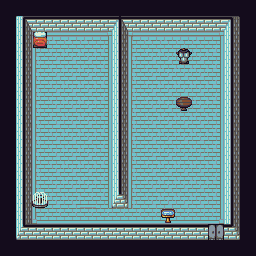

This game map was drawn from its Tiled (.tmx) file and the tilesets committed beside it. A one-line description and the trimmed map source follow:
An orthogonal 16x16 tile map with 16x16 px tiles, 2 tile layers (base, objects), 1 hidden layer not drawn, 6 tilesets and 2 objects (teleport, spawn).

<map version="1.4" tiledversion="1.4.2" orientation="orthogonal" renderorder="right-down" width="16" height="16" tilewidth="16" tileheight="16" infinite="0" nextlayerid="7" nextobjectid="11">
 <editorsettings>
  <export target="map.lua" format="lua" />
 </editorsettings>
 <tileset firstgid="1" name="Wall" tilewidth="16" tileheight="16" tilecount="1020" columns="20">
  <image source="Wall.png" width="320" height="816" />
 </tileset>
 <tileset firstgid="1021" name="Floor" tilewidth="16" tileheight="16" tilecount="819" columns="21">
  <image source="Floor.png" width="336" height="624" />
 </tileset>
 <tileset firstgid="1840" name="Decor0" tilewidth="16" tileheight="16" tilecount="176" columns="8">
  <image source="Decor0.png" width="128" height="352" />
 </tileset>
 <tileset firstgid="2016" name="Key" tilewidth="16" tileheight="16" tilecount="8" columns="8">
  <image source="Key.png" width="128" height="16" />
 </tileset>
 <tileset firstgid="2024" name="Chest0" tilewidth="16" tileheight="16" tilecount="24" columns="8">
  <image source="Chest0.png" width="128" height="48" />
 </tileset>
 <tileset firstgid="2048" name="Door0" tilewidth="16" tileheight="16" tilecount="48" columns="8">
  <image source="Door0.png" width="128" height="96" />
 </tileset>
 <layer id="2" name="base" width="16" height="16">
  <data>[256 cells, 256 non-empty, 19 distinct tile ids]</data>
 </layer>
 <layer id="1" name="objects" width="16" height="16">
  <data>[256 cells, 5 non-empty, 5 distinct tile ids]</data>
 </layer>
 <objectgroup id="5" name="teleport_points">
  <object id="4" name="G" type="teleport" gid="1059" x="208" y="240" width="16" height="16">
   <properties>
    <property name="to" value="A" />
   </properties>
  </object>
  <object id="5" name="A" type="spawn" gid="1059" x="208" y="208" width="16" height="16" />
 </objectgroup>
 <layer id="3" name="collision" width="16" height="16" visible="0" opacity="0.5">
  <properties>
   <property name="collidable" type="bool" value="true" />
  </properties>
  <data>[256 cells, 127 non-empty, 1 distinct tile ids]</data>
 </layer>
</map>
